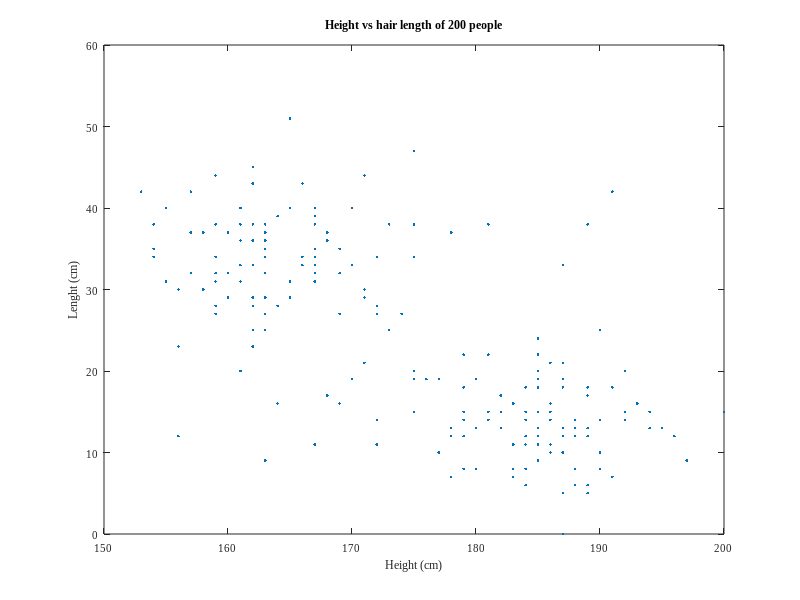
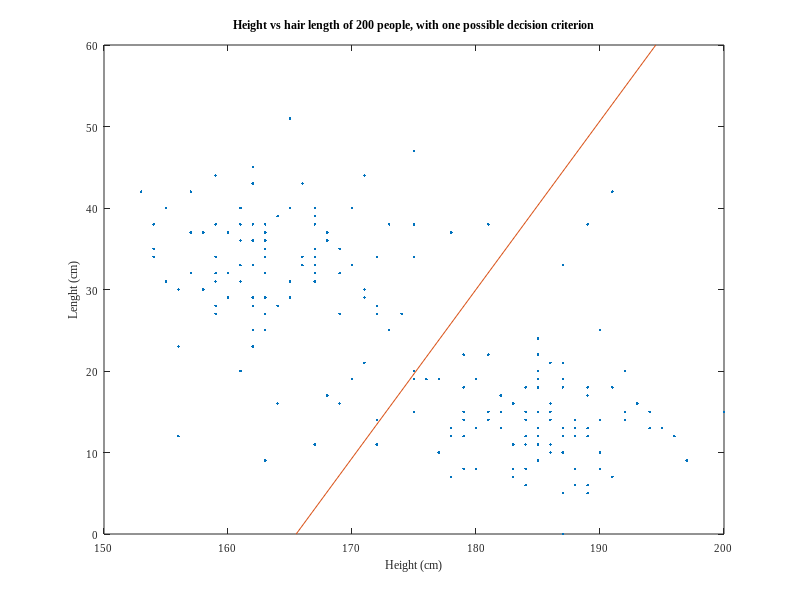

These charts were generated, in order, by the following MATLAB code:
load('./lab_week2_data/lab1_2.mat');
x = measurements(:,1);
y = measurements(:,2);

% Plot data
figure(1);
plot(x,y,'.');
title('Height vs hair length of 200 people');
xlabel('Height (cm)');
ylabel('Lenght (cm)');
set(gca,'fontsize', 8, 'fontname', 'Times New Roman');

% Code for the second question
figure(2);
plot(x,y,'.');
title('Height vs hair length of 200 people, with one possible decision criterion');
xlabel('Height (cm)');
ylabel('Lenght (cm)');
set(gca, 'fontsize', 8, 'fontname', 'Times New Roman');
hold on;
plot([165.5 194.5], [0 60]);

p1 = [165.5 0];
p2 = [194.5 60];

% a and b just keep the count of points on the two sides of the line
a = 0;
b = 0;
for i=1:200
    d = (measurements(i,1)-p1(1))*(p2(2)-p1(2)) - (measurements(i,2)-p1(2))*(p2(1)-p1(1));
    if d > 0
        a = a+1;
    else
        b = b+1;
    end
end

fprintf('Persons considered women: %d\nPersons considered men:   %d\n', a, b);